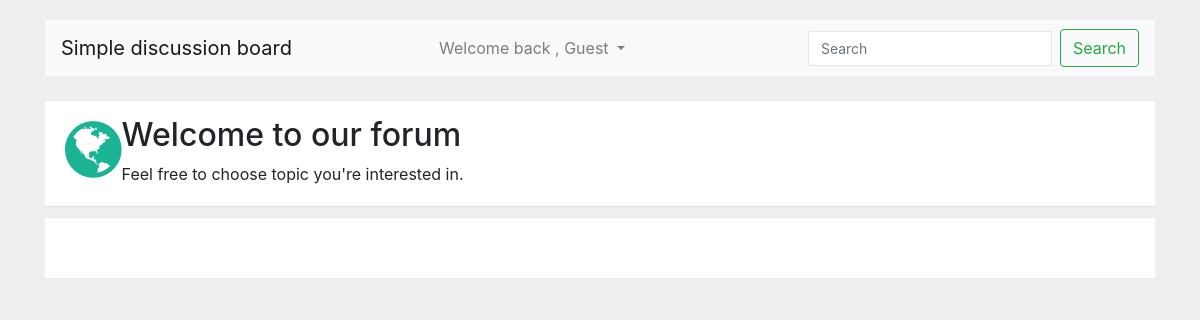
/, run on an earlier commit of the app's database.
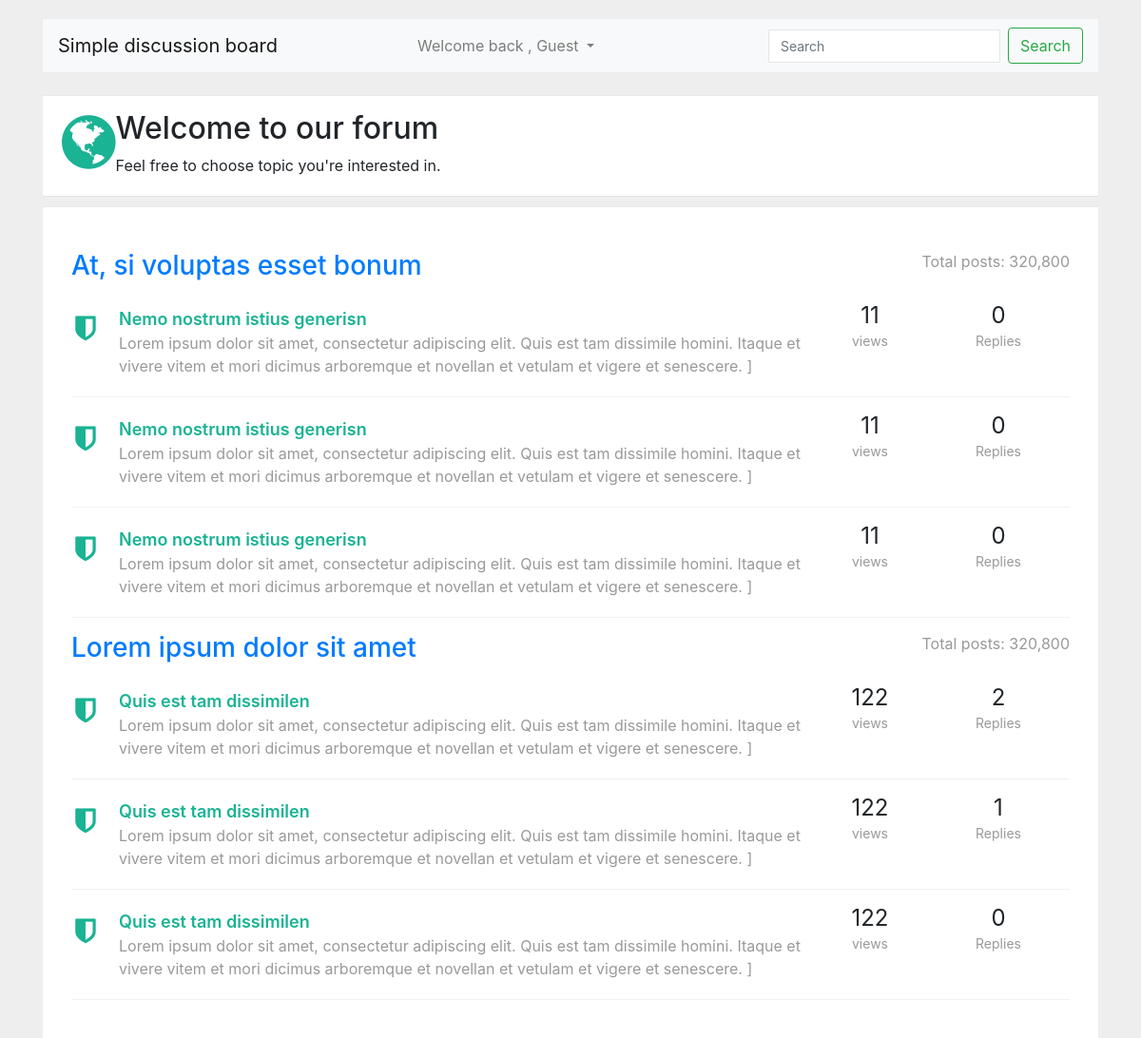
And on a later commit of the database.
### tables this page shows
CREATE TABLE `forums` (
  `id` int(11) UNSIGNED NOT NULL,
  `title` varchar(122) NOT NULL,
  `slug` varchar(122) NOT NULL,
  `created_at` datetime NOT NULL,
  `updated_at` datetime NOT NULL,
  `user_id` int(11) NOT NULL
);

CREATE TABLE `topics` (
  `id` int(11) NOT NULL,
  `title` varchar(122) NOT NULL,
  `topic_sub_title` text DEFAULT NULL,
  `user_id` int(11) NOT NULL,
  `views` int(11) NOT NULL DEFAULT 0,
  `slug` varchar(122) NOT NULL,
  `created_at` datetime NOT NULL,
  `updated_at` datetime NOT NULL,
  `forum_id` int(11) NOT NULL
);

### include/class_autoloader.inc.php (called while the page is built, shortened)
<?php
function classAutoloader ( $className ){
	$path = 'classes/';
	$extension = '.class.php';
	$fullPath = $path . $className . $extension ;
}

### include/db.inc.php (called while the page is built, shortened)
<?php
class DbConnect {
	private $host = HOST;
	private $dbname = DBNAME;
	private $username = USERNAME;
	private $password = PASSWORD;
	protected function connect(){
		try {
			$sql = 'mysql:host='. $this -> host .';dbname='. $this -> dbname ;
			$pdo = new PDO ( $sql , $this -> username , $this -> password );
			$pdo -> setAttribute ( PDO::ATTR_DEFAULT_FETCH_MODE , PDO::FETCH_ASSOC );
			$pdo -> setAttribute ( PDO::ATTR_ERRMODE , PDO::ERRMODE_EXCEPTION );
			$pdo -> exec( 'set names utf8');
			return $pdo ;
		} catch ( PDOException $e) {
			echo $e -> getMessage();
		}
	}
}

### classes/forum.class.php (called while the page is built, shortened)
<?php
class Forum extends DbConnect {
public function getAllForums(){
	$sql = 'select * from forums order by title asc';
	$query = $this -> connect() -> query($sql);
	$forums = $query -> fetchAll();
	return $forums;
}
public function getLast3TopicsByForumId($forum_id ){
	$sql = 'select * from topics where forum_id = ? order by created_at desc limit 3';
	$query = $this -> connect() -> prepare($sql);
	$query -> execute([ $forum_id ]);
	$topics = $query -> fetchAll();
	return $topics ;
}
public function getCountOfTopicReplies($topic_id ){
	$sql = 'select * from replies where topic_id = ? ';
	$query = $this -> connect() -> prepare($sql);
	$query ->  execute([ $topic_id ]);
	$replies = count( $query -> fetchAll());
	return $replies;
}
}

### index.php (the view, shortened to what this page needs)
<?php
require_once 'include/db.inc.php';
require_once 'include/class_autoloader.inc.php';
 ?>
 <!doctype html>
<html lang="en">
  <head>
    <?php require_once 'partials/__head.php' ?>
  </head>
  <body>
    <link href="https://maxcdn.bootstrapcdn.com/font-awesome/4.3.0/css/font-awesome.min.css" rel="stylesheet">
<div class="container">
<div class="row">
    <div class="col-lg-12">
        <div class="wrapper wrapper-content animated fadeInRight">
<?php require_once 'partials/__navbar.php' ?>
            <?php require_once 'partials/__top_nav.php' ?>
            <div class="ibox-content forum-container">
<?php
try {
$forum = new Forum();
foreach ( $forum -> getAllForums() as $forumSingle ){
?>
<div class="forum-title">
                    <div class="pull-right forum-desc">
                        <samll>Total posts: 320,800</samll>
                    </div>
                    <h3><a href="forum-topics.php?id=<?php echo $forumSingle['id'] ?>"><?php echo $forumSingle['title']; ?></a></h3>
                </div>
<?php
foreach ( $forum -> getLast3TopicsByForumId($forumSingle['id']) as $topicSingle ){
?>
  <div class="forum-item active">
                    <div class="row">
                        <div class="col-md-9">
                            <div class="forum-icon">
                                <i class="fa fa-shield"></i>
                            </div>
                            <a href="topic-replies.php?id=<?php echo $topic['id'] ?>" class="forum-item-title"><?php echo $topicSingle['title'] ?>n</a>
                            <div class="forum-sub-title"><?php echo $topicSingle['topic_sub_title'] ?></div>
                        </div>
                        <div class="col-md-1 forum-info">
                            <span class="views-number">
                                <?php echo $topicSingle['views'] ?>
                            </span>
                            <div>
                                <small>views</small>
                            </div>
                        </div>
                        <div class="col-md-2 forum-info">
                            <span class="views-number">
<?php
echo $forum -> getCountOfTopicReplies($topicSingle['id'])
 ?>
                            </span>
                            <div>
                                <small>Replies</small>
                            </div>
                        </div>
                    </div>
                </div>
<?php
}
?>
<?php
}
   ?>
   <?php
} catch ( PDOException $e ){
    echo $e -> getMessage();
}
 ?>
            </div>
        </div>
    </div>
</div>
</div>
  </body>
</html>

What changed in the data, as far as the page shows it:
added forums: title "At, si voluptas esset bonum"
added topics: title "Nemo nostrum istius generis", topic_sub_title "Lorem ipsum dolor sit amet, consectetur adipiscing elit. Quis est tam dissimile homini. Itaque et vivere vitem et mori dicimus arboremque et novellan et vetulam et vigere et senescere. ]", views "11", id "0", shown under "At, si voluptas esset bonum"
added topics: title "Nemo nostrum istius generis", topic_sub_title "Lorem ipsum dolor sit amet, consectetur adipiscing elit. Quis est tam dissimile homini. Itaque et vivere vitem et mori dicimus arboremque et novellan et vetulam et vigere et senescere. ]", views "11", id "0", shown under "At, si voluptas esset bonum"
added topics: title "Nemo nostrum istius generis", topic_sub_title "Lorem ipsum dolor sit amet, consectetur adipiscing elit. Quis est tam dissimile homini. Itaque et vivere vitem et mori dicimus arboremque et novellan et vetulam et vigere et senescere. ]", views "11", id "0", shown under "At, si voluptas esset bonum"
added forums: title "Lorem ipsum dolor sit amet"
added topics: title "Quis est tam dissimile", topic_sub_title "Lorem ipsum dolor sit amet, consectetur adipiscing elit. Quis est tam dissimile homini. Itaque et vivere vitem et mori dicimus arboremque et novellan et vetulam et vigere et senescere. ]", views "122", id "2", shown under "Lorem ipsum dolor sit amet"
added topics: title "Quis est tam dissimile", topic_sub_title "Lorem ipsum dolor sit amet, consectetur adipiscing elit. Quis est tam dissimile homini. Itaque et vivere vitem et mori dicimus arboremque et novellan et vetulam et vigere et senescere. ]", views "122", id "1", shown under "Lorem ipsum dolor sit amet"
added topics: title "Quis est tam dissimile", topic_sub_title "Lorem ipsum dolor sit amet, consectetur adipiscing elit. Quis est tam dissimile homini. Itaque et vivere vitem et mori dicimus arboremque et novellan et vetulam et vigere et senescere. ]", views "122", id "0", shown under "Lorem ipsum dolor sit amet"
